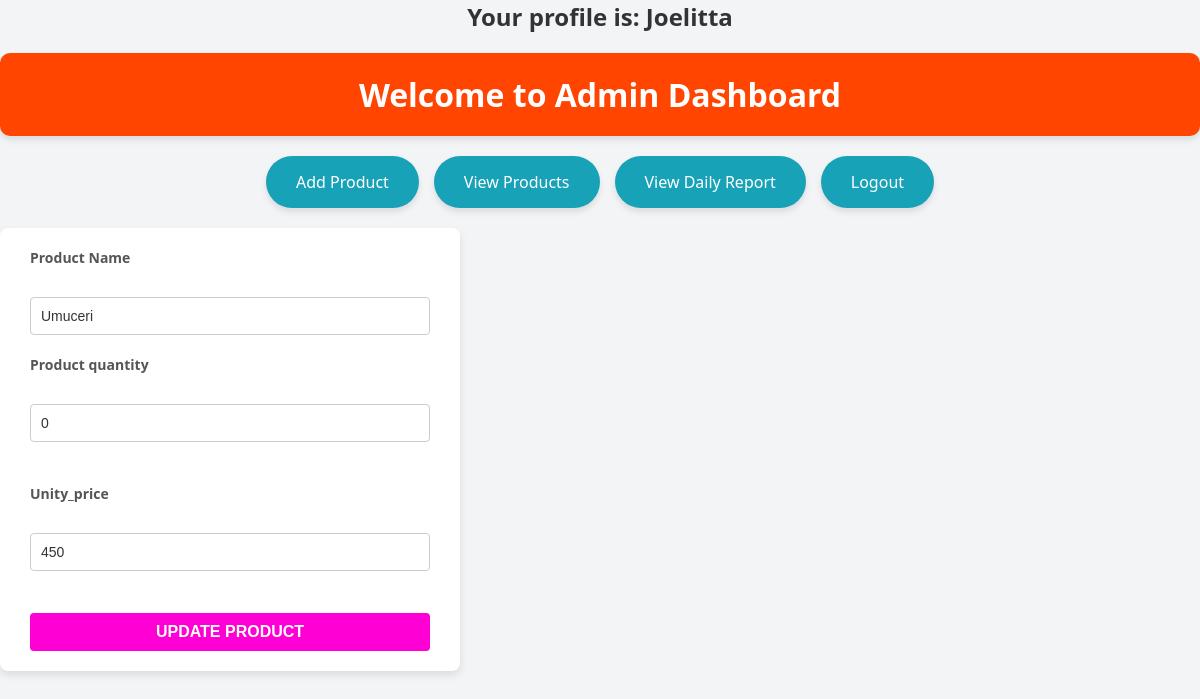
/update_product.php?product_code=12 (signed in), run on the app's committed database.
### tables this page shows
CREATE TABLE `product` (
  `product_code` int(11) NOT NULL,
  `product_name` varchar(255) DEFAULT NULL,
  `product_quantity` int(11) NOT NULL,
  `unit_price` int(11) DEFAULT NULL,
  `total_price` int(11) DEFAULT NULL
);

### update_product.php (the view, shortened to what this page needs)
<?php
include "admindashboard.php";
?>
<?php
$pcode= $_GET['product_code'];
include "db_connect.php";
$sql_command = mysqli_query($conn,"SELECT * from product where product_code='$pcode' ");
while($row=mysqli_fetch_assoc($sql_command)){
    ?>
    <!DOCTYPE html>
    <html lang="en">
    <head>
    </head>
    <body>
        <form action="update_product_backend.php" method="POST">
            <label for="">Product Name</label> <br>
            <input type="text" name="productname" value="<?php echo $row['product_name'];?>"><br>
            <label for="">Product quantity</label> <br>
            <input type="number" name="pquantity" value="<?php echo $row['product_quantity'];?>"><br><br>
            <label for="">Unity_price</label> <br>
            <input type="number" name="punitprice" value="<?php echo $row['unit_price'];?>"><br><br>
        <input type="submit" value="Update Product"> <br>
        </form>
    <?php } ?>
    </body>
    </html>

### admindashboard.php (style rules this page uses)
body { font-family: 'Segoe UI', Tahoma, Geneva, Verdana, sans-serif; margin: 0; padding: 0; background-color: #f3f4f6; color: #333; }

### update_product.php (style rules this page uses)
form { background-color: #fff; padding: 20px 30px; border-radius: 8px; box-shadow: 0 4px 8px rgba(0, 0, 0, 0.1); width: 100%; max-width: 400px; }
label { font-weight: bold; display: block; margin-bottom: 8px; font-size: 14px; color: #555; }
input[type="text"], input[type="number"] { width: 100%; padding: 10px; margin-bottom: 20px; border: 1px solid #ccc; border-radius: 4px; box-sizing: border-box; font-size: 14px; color: #333; }
input[type="submit"] { width: 100%; background-color:rgb(255, 0, 212); color: white; padding: 10px; border: none; border-radius: 4px; font-size: 16px; cursor: pointer; font-weight: bold; text-transform: uppercase; }

### data on the page
product: productname "Umuceri", pquantity "0", punitprice "450"

### other printed values
$_SESSION['username'] "Joelitta"
